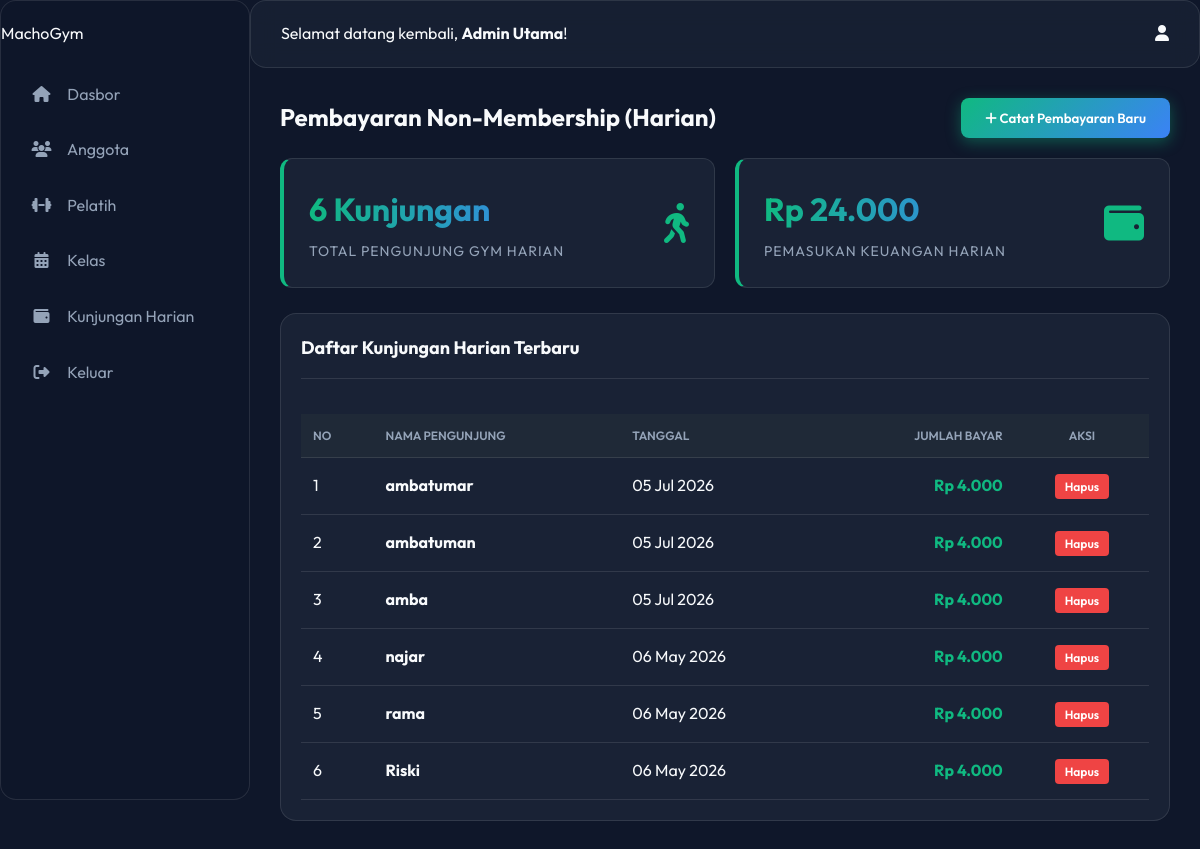
Screenshot of /index.php?page=admin_non_member_payments (signed in) with the database file from the repository.
### tables this page shows
CREATE TABLE `non_member_payments` (
  `id` int(11) NOT NULL,
  `name` varchar(100) NOT NULL,
  `amount` decimal(10,2) NOT NULL,
  `payment_date` date NOT NULL,
  `created_at` timestamp NOT NULL DEFAULT current_timestamp()
);

### views/admin/non_member_payments.php (the view, shortened to what this page needs)
<?php
require_once 'views/layouts/header.php';
$db = new Database();
$conn = $db->getConnection();
$conn->exec("
    CREATE TABLE IF NOT EXISTS `non_member_payments` (
        `id` int(11) NOT NULL AUTO_INCREMENT,
        `name` varchar(100) NOT NULL,
        `amount` decimal(10,2) NOT NULL,
        `payment_date` date NOT NULL,
        `created_at` timestamp DEFAULT CURRENT_TIMESTAMP,
        PRIMARY KEY (`id`)
    ) ENGINE=InnoDB DEFAULT CHARSET=utf8mb4;
");
$count_stmt = $conn->query("SELECT COUNT(*) as total, SUM(amount) as total_revenue FROM non_member_payments");
$stats = $count_stmt->fetch();
$total_visits = $stats['total'] ?? 0;
$total_revenue = $stats['total_revenue'] ?? 0;
?>
<div style="display: flex; justify-content: space-between; align-items: center; margin-bottom: 20px;">
    <h2>Pembayaran Non-Membership (Harian)</h2>
    <button class="btn btn-primary" onclick="document.getElementById('addNonMemberForm').style.display = 'block';"><i class="fa fa-plus"></i> Catat Pembayaran Baru</button>
</div>
<div class="grid-cards" style="margin-bottom: 25px; grid-template-columns: repeat(auto-fit, minmax(200px, 1fr)); gap: 20px;">
    <div class="stat-card glass" style="border-left: 4px solid var(--primary);">
        <div class="stat-info">
            <h3><?php echo $total_visits; ?> Kunjungan</h3>
            <p>Total Pengunjung Gym Harian</p>
        </div>
        <div class="stat-icon">
            <i class="fa fa-walking" style="color: var(--primary);"></i>
        </div>
    </div>
    <div class="stat-card glass" style="border-left: 4px solid #10b981;">
        <div class="stat-info">
            <h3>Rp <?php echo number_format($total_revenue, 0, ',', '.'); ?></h3>
            <p>Pemasukan Keuangan Harian</p>
        </div>
        <div class="stat-icon">
            <i class="fa fa-wallet" style="color: #10b981;"></i>
        </div>
    </div>
</div>
<div class="glass" style="padding: 20px;">
    <div style="border-bottom: 1px solid var(--border-color); padding-bottom: 15px; margin-bottom: 15px;">
        <h3 style="margin: 0; font-size: 18px;">Daftar Kunjungan Harian Terbaru</h3>
    </div>
    <div class="table-container">
        <table class="table" style="width: 100%; border-collapse: collapse;">
            <thead>
                <tr style="background-color: #1f2937; color: white;">
                    <th style="padding: 12px; text-align: left;">No</th>
                    <th style="padding: 12px; text-align: left;">Nama Pengunjung</th>
                    <th style="padding: 12px; text-align: left;">Tanggal</th>
                    <th style="padding: 12px; text-align: right;">Jumlah Bayar</th>
                    <th style="padding: 12px; text-align: center;">Aksi</th>
                </tr>
            </thead>
            <tbody>
                <?php
                $stmt = $conn->query("SELECT * FROM non_member_payments ORDER BY payment_date DESC, id DESC");
                $no = 1;
                while ($row = $stmt->fetch()):
                ?>
                <tr style="border-bottom: 1px solid var(--border-color);">
                    <td style="padding: 15px 12px; vertical-align: middle;"><?php echo $no++; ?></td>
                    <td style="padding: 15px 12px; vertical-align: middle; font-weight: bold;"><?php echo htmlspecialchars($row['name']); ?></td>
                    <td style="padding: 15px 12px; vertical-align: middle;"><?php echo date('d M Y', strtotime($row['payment_date'])); ?></td>
                    <td style="padding: 15px 12px; vertical-align: middle; text-align: right; font-weight: bold; color: #10b981;">Rp <?php echo number_format($row['amount'], 0, ',', '.'); ?></td>
                    <td style="padding: 15px 12px; vertical-align: middle; text-align: center;">
                        <form action="index.php?page=admin_non_member_payments" method="POST" onsubmit="return confirm('Apakah Anda yakin ingin menghapus catatan kunjungan ini?');" style="margin: 0;">
                            <button type="submit" class="btn btn-danger" style="padding: 5px 10px; font-size: 12px; background-color: #ef4444; border-color: #ef4444; color: white; border-radius: 4px;">Hapus</button>
                        </form>
                    </td>
                </tr>
                <?php endwhile; if ($no == 1): ?>
                <tr>
                    <td colspan="5" style="padding: 20px; text-align: center; color: var(--text-muted); font-style: italic;">Belum ada catatan pembayaran harian hari ini.</td>
                </tr>
                <?php endif; ?>
            </tbody>
        </table>
    </div>
</div>
<?php require_once 'views/layouts/footer.php'; ?>

### assets/css/style.css (style rules this page uses)
:root { --bg-dark: #0f172a; --bg-card: rgba(30, 41, 59, 0.7); --primary: #10b981; --primary-hover: #059669; --secondary: #3b82f6; --text-main: #f8fafc; --text-muted: #94a3b8; --border-color: rgba(255, 255, 255, 0.1); --glass-blur: blur(12px); }
* { margin: 0; padding: 0; box-sizing: border-box; font-family: 'Outfit', sans-serif; }
body { background-color: var(--bg-dark); color: var(--text-main); overflow-x: hidden; line-height: 1.6; }
.glass { background: var(--bg-card); backdrop-filter: var(--glass-blur); -webkit-backdrop-filter: var(--glass-blur); border: 1px solid var(--border-color); border-radius: 16px; }
.btn { display: inline-block; padding: 12px 24px; border-radius: 8px; font-weight: 600; cursor: pointer; transition: all 0.3s ease; border: none; outline: none; }
.btn-primary { background: linear-gradient(135deg, var(--primary), var(--secondary)); color: white; box-shadow: 0 4px 15px rgba(16, 185, 129, 0.4); }

### assets/css/dashboard.css (style rules this page uses)
.dashboard-body { background-color: var(--bg-dark); margin: 0; padding: 0; overflow-x: hidden; }
.grid-cards { display: grid; grid-template-columns: repeat(auto-fit, minmax(250px, 1fr)); gap: 20px; margin-bottom: 30px; }
.stat-card { padding: 25px; border-radius: 12px; display: flex; align-items: center; justify-content: space-between; transition: transform 0.3s; }
.stat-info h3 { font-size: 32px; margin-bottom: 5px; background: linear-gradient(to right, var(--primary), var(--secondary)); -webkit-background-clip: text; -webkit-text-fill-color: transparent; }
.stat-info p { color: var(--text-muted); font-size: 14px; text-transform: uppercase; letter-spacing: 1px; }
.stat-icon { font-size: 40px; color: rgba(255,255,255,0.1); }
.table-container { width: 100%; overflow-x: auto; }
.table { width: 100%; border-collapse: collapse; margin-top: 20px; }
.table th, .table td { padding: 15px; text-align: left; border-bottom: 1px solid var(--border-color); }
.table th { color: var(--text-muted); font-weight: 600; text-transform: uppercase; font-size: 12px; }

### rows the page displays
non_member_payments: name "ambatumar", payment_date "05 Jul 2026", amount "4.000"
non_member_payments: name "ambatuman", payment_date "05 Jul 2026", amount "4.000"
non_member_payments: name "amba", payment_date "05 Jul 2026", amount "4.000"
non_member_payments: name "najar", payment_date "06 May 2026", amount "4.000"
non_member_payments: name "rama", payment_date "06 May 2026", amount "4.000"
non_member_payments: name "Riski", payment_date "06 May 2026", amount "4.000"

### other values shown
$_SESSION['user_name'] "Admin Utama"
$total_visits "6"
$total_revenue "24.000"
